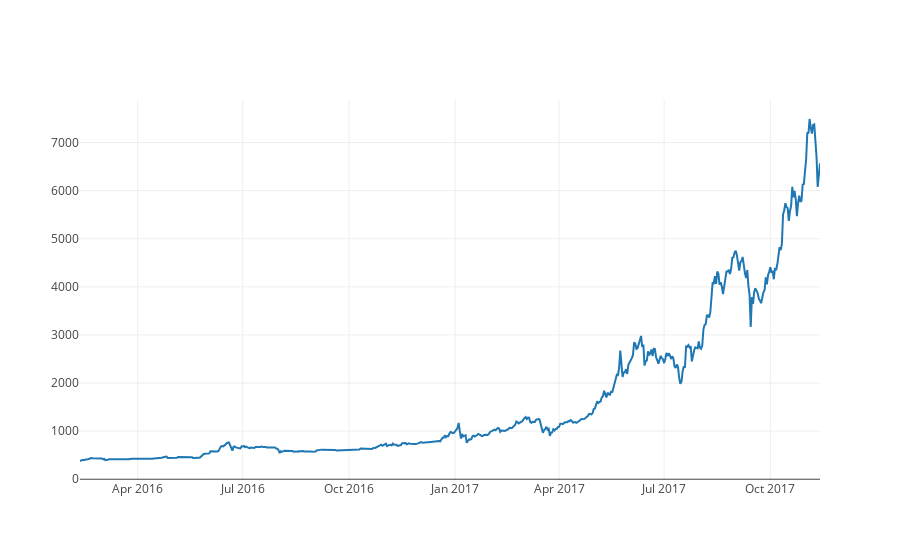
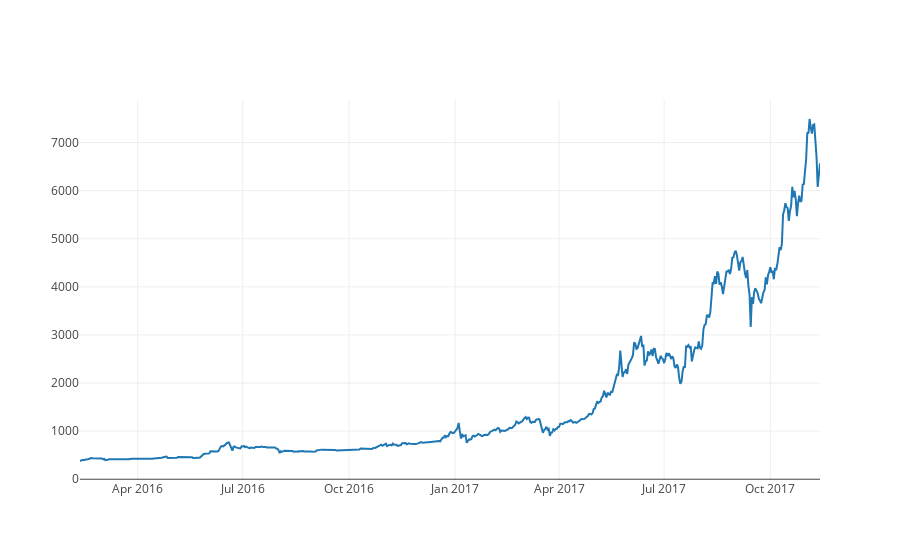
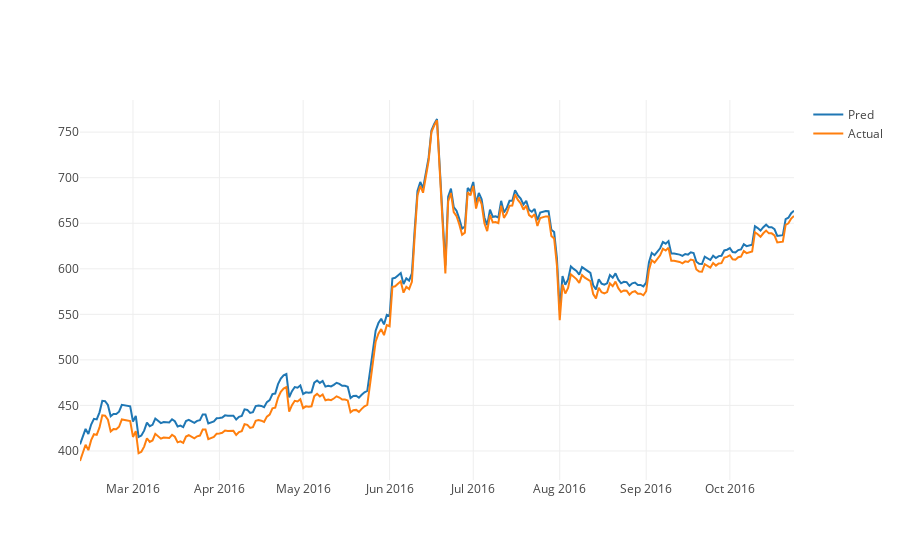
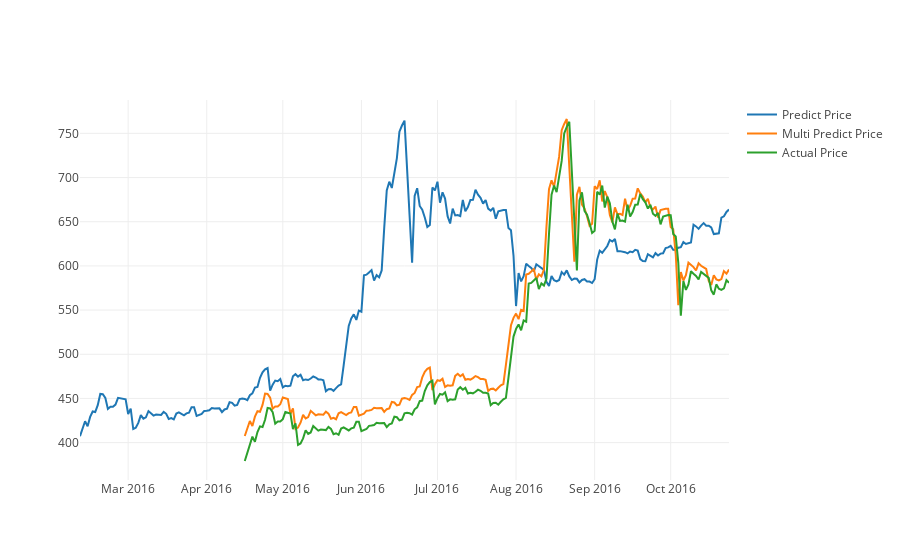

The notebook cell saved with these charts, in order:
### Code cell
# -*- coding: utf-8 -*-
"""
@author: JulienWuthrich
"""
import os
from numpy import concatenate
import plotly.offline as py
import plotly.graph_objs as go
from matplotlib import pyplot
import seaborn as sns
from math import sqrt

import pandas as pd
import numpy as np

from sklearn.preprocessing import MinMaxScaler
from sklearn.metrics import mean_squared_error
from keras.models import Sequential
from keras.layers import Dense, LSTM

py.init_notebook_mode(True)


class TrainLSTM(object):
    """Module to build, and train an LSTM"""

    def __init__(self, filename):
        """Initialize a `TrainLSTM` object.

            Arg:
                filename (str): path of the file
        """
        self.filename = filename
        self.split = 0.6

    def read_file(self):
        """Read the file.

            Return:
                data (pd.DataFrame): data
        """
        return pd.read_csv(self.filename)

    @staticmethod
    def show_price_evolution(df):
        """."""
        btc_trace = go.Scatter(x=df['stamp'], y=df["price"], name="Price")
        py.iplot([btc_trace])

    @staticmethod
    def replace_0(df):
        """."""
        df["price"].replace(0, np.nan, inplace=True)
        df["price"].fillna(method="ffill", inplace=True)
        
        return df

    @staticmethod
    def scale(df):
        """."""
        values = df["price"].values.reshape(-1, 1)
        values = values.astype("float32")
        scaler = MinMaxScaler(feature_range=(0, 1))
        
        return scaler.fit_transform(values), scaler
    
    def split_data(self, scaled):
        """."""
        train_size = int(len(scaled) * self.split)
        test_size = len(scaled) - train_size
        train, test = scaled[0: train_size, :], scaled[train_size: len(scaled), :]
        split = train_size
        
        return train, test, train_size

    def create_dataset(self, dataset, look_back, sentiment):
        """."""
        dataX, dataY = [], []
        for i in range(len(dataset) - look_back):
            res = dataset[i: (i + look_back), 0]
            np.append(res, sentiment[i])
            dataX.append(res)
            dataY.append(dataset[i + look_back, 0])
        
        return np.array(dataX), np.array(dataY)

    def reshape_X(self, df):
        """."""
        return np.reshape(df, (df.shape[0], 1, df.shape[1]))

    def build_model(self, trainX):
        """."""
        model = Sequential()
        model.add(LSTM(100, input_shape=(trainX.shape[1], trainX.shape[2])))
        model.add(Dense(1))
        model.compile(loss="mae", optimizer="adam")
        
        return model

    def show_val_loss(self, history):
        """."""
        pyplot.plot(history.history["loss"], label="train")
        pyplot.plot(history.history["val_loss"], label="test")
        pyplot.legend()
        pyplot.show()

    def show_pred_real(self, real, pred):
        """."""
        pyplot.plot(pred, label="pred")
        pyplot.plot(real, label="real")
        pyplot.legend()
        pyplot.show()
    
    def inverse_scale(self, scaler, val):
        """."""
        return scaler.inverse_transform(val.reshape(-1, 1))

    def reshape_Y(self, df):
        """."""
        return df.reshape(len(df))

    def show_by_date(self, predDates, real, pred):
        """."""
        actual = go.Scatter(x=predDates, y=real, name="Actual")
        pred = go.Scatter(x=predDates, y=pred, name="Pred")
        py.iplot([pred, actual])

    def series_to_supervised(self, data, n_in=1, n_out=1, dropnan=True):
        n_vars = 1 if type(data) is list else data.shape[1]
        df = pd.DataFrame(data)
        cols, names = list(), list()
        # input sequence (t-n, ... t-1)
        for i in range(n_in, 0, -1):
            cols.append(df.shift(i))
            names += [('var%d(t-%d)' % (j+1, i)) for j in range(n_vars)]
        # forecast sequence (t, t+1, ... t+n)
        for i in range(0, n_out):
            cols.append(df.shift(-i))
            if i == 0:
                names += [('var%d(t)' % (j+1)) for j in range(n_vars)]
            else:
                names += [('var%d(t+%d)' % (j+1, i)) for j in range(n_vars)]
        # put it all together
        agg = pd.concat(cols, axis=1)
        agg.columns = names
        # drop rows with NaN values
        if dropnan:
            agg.dropna(inplace=True)
        return agg

    def fit_transform(self):
        """."""
        df = self.read_file()
        df.dropna(axis=1, how="all")
        df["stamp"] = pd.to_datetime(df["stamp"].apply(str), format="%Y%m%d")
        self.show_price_evolution(df)
        df = self.replace_0(df)
        self.show_price_evolution(df)
        scaled, scaler = self.scale(df)
        sentiment = df["sentiment"].values.reshape(-1, 1).astype("float32")
        train, test, train_size = self.split_data(scaled)
        trainX, trainY = self.create_dataset(train, 1, sentiment[0: train_size])
        testX, testY = self.create_dataset(test, 1, sentiment[train_size:])
        trainX = self.reshape_X(trainX)
        testX = self.reshape_X(testX)
        model = self.build_model(trainX)
        history = model.fit(trainX, trainY, epochs=150, batch_size = 64, validation_data=(testX, testY), verbose=1, shuffle=False)
        self.show_val_loss(history)
        pred = model.predict(testX)
        self.show_pred_real(testY, pred)
        pred_inv = self.inverse_scale(scaler, pred)
        real_inv = self.inverse_scale(scaler, testX)
        rmse = sqrt(mean_squared_error(real_inv, pred_inv))
        print("test", rmse)
        self.show_pred_real(real_inv, pred_inv)
        predDates = df.tail(len(testX))["stamp"]
        real_inv_resh = self.reshape_Y(real_inv)
        pred_inv_resh = self.reshape_Y(pred_inv)
        self.show_by_date(predDates, real_inv_resh, pred_inv_resh)
        sns.heatmap(df.corr(), annot=True, cmap="RdYlGn", linewidths=0.1, vmin=0)
        pyplot.show()

        values = df[["price"]].values
        values = values.astype("float32")
        scaler = MinMaxScaler(feature_range=(0, 1))
        scaled = scaler.fit_transform(values)
        reframed = self.series_to_supervised(scaled, 1, 1)

        values = reframed.values
        n_train_hours = int(len(values) * 0.7)
        train = values[:n_train_hours, :]
        test = values[n_train_hours:, :]
        train_X, train_y = train[:, :-1], train[:, -1]
        test_X, test_y = test[:, :-1], test[:, -1]
        train_X = train_X.reshape((train_X.shape[0], 1, train_X.shape[1]))
        test_X = test_X.reshape((test_X.shape[0], 1, test_X.shape[1]))
        
        multi_model = Sequential()
        multi_model.add(LSTM(100, input_shape=(train_X.shape[1], train_X.shape[2])))
        multi_model.add(Dense(1))
        multi_model.compile(loss='mae', optimizer='adam')
        multi_history = multi_model.fit(train_X, train_y, epochs=150, batch_size=100, validation_data=(test_X, test_y), verbose=1, shuffle=False)

        pyplot.plot(multi_history.history['loss'], label='multi_train')
        pyplot.plot(multi_history.history['val_loss'], label='multi_test')
        pyplot.legend()
        pyplot.show()

        yhat = multi_model.predict(test_X)
        pyplot.plot(yhat, label='predict')
        pyplot.plot(test_y, label='true')
        pyplot.legend()
        pyplot.show()
        
        test_X = test_X.reshape((test_X.shape[0], test_X.shape[1]))
        inv_yhat = concatenate((yhat, test_X[:, 1:]), axis=1)
        inv_yhat = scaler.inverse_transform(inv_yhat)
        inv_yhat = inv_yhat[:,0]
        test_y = test_y.reshape((len(test_y), 1))
        inv_y = concatenate((test_y, test_X[:, 1:]), axis=1)
        inv_y = scaler.inverse_transform(inv_y)
        inv_y = inv_y[:,0]

        rmse = sqrt(mean_squared_error(inv_y, inv_yhat))
        print('Test RMSE: %.3f' % rmse)

        actual_chart = go.Scatter(x=predDates, y=inv_y, name= 'Actual Price')
        multi_predict_chart = go.Scatter(x=predDates, y=inv_yhat, name= 'Multi Predict Price')
        predict_chart = go.Scatter(x=predDates, y=pred_inv_resh, name= 'Predict Price')
        py.iplot([predict_chart, multi_predict_chart, actual_chart])

if __name__ == '__main__':
    path = "/Users/az02210/Documents/Python/BitCoinPrediction/data/converged/merged.csv"
    TrainLSTM(path).fit_transform()

### Figure 1 — Plotly figure (JSON) as saved in the notebook; plotly's stock layout.template omitted (floating-point values rounded to 4 significant figures; data arrays with more than 128 entries replaced by an {"elided": "..."} marker saying what was removed)
{"data": [{"name": "Price", "type": "scatter", "x": {"elided": "641 str values"}, "y": {"elided": "641 float values"}}], "layout": {}}

### Figure 2 — Plotly figure (JSON) as saved in the notebook; plotly's stock layout.template omitted (floating-point values rounded to 4 significant figures; data arrays with more than 128 entries replaced by an {"elided": "..."} marker saying what was removed)
{"data": [{"name": "Price", "type": "scatter", "x": {"elided": "641 str values"}, "y": {"elided": "641 float values"}}], "layout": {}}

### Figure 3 — Plotly figure (JSON) as saved in the notebook; plotly's stock layout.template omitted (floating-point values rounded to 4 significant figures; data arrays with more than 128 entries replaced by an {"elided": "..."} marker saying what was removed)
{"data": [{"name": "Pred", "type": "scatter", "x": {"elided": "256 str values"}, "y": {"elided": "256 float values"}}, {"name": "Actual", "type": "scatter", "x": {"elided": "256 str values"}, "y": {"elided": "256 float values"}}], "layout": {}}

### Figure 4 — Plotly figure (JSON) as saved in the notebook; plotly's stock layout.template omitted (floating-point values rounded to 4 significant figures; data arrays with more than 128 entries replaced by an {"elided": "..."} marker saying what was removed)
{"data": [{"name": "Predict Price", "type": "scatter", "x": {"elided": "256 str values"}, "y": {"elided": "256 float values"}}, {"name": "Multi Predict Price", "type": "scatter", "x": {"elided": "256 str values"}, "y": {"elided": "192 float values"}}, {"name": "Actual Price", "type": "scatter", "x": {"elided": "256 str values"}, "y": {"elided": "192 float values"}}], "layout": {}}
